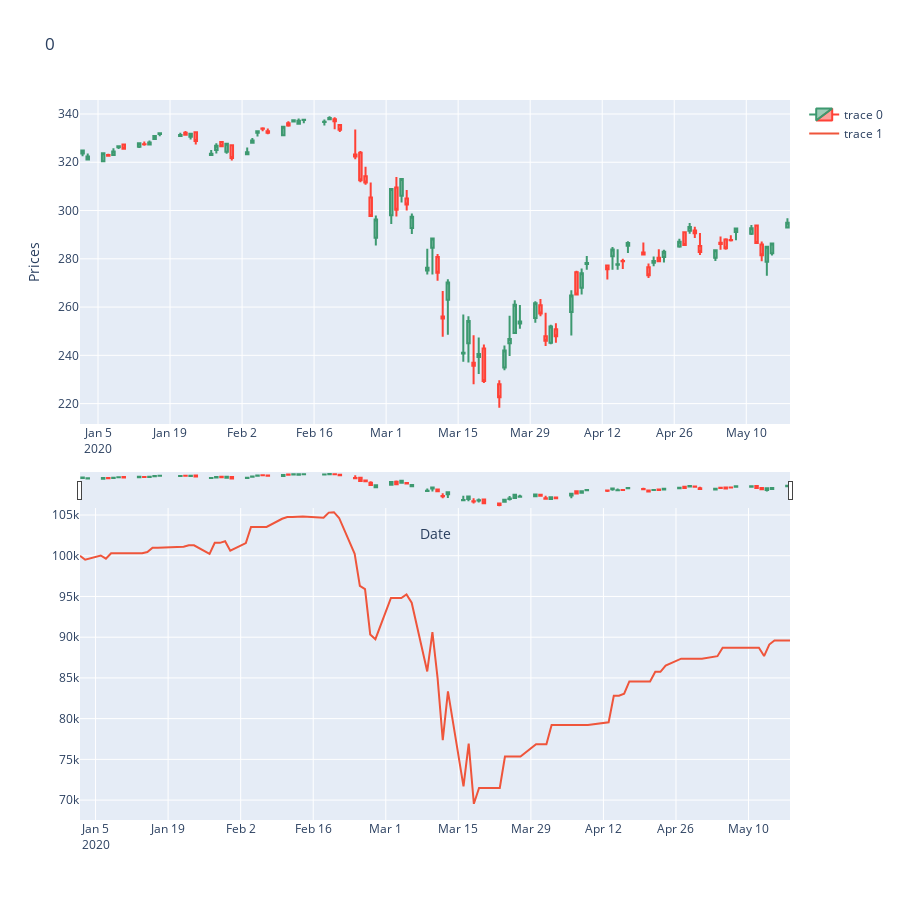

Notebook cell for this chart:
### Code cell
stock_purchase = 200
cash = 100000
stock = 0
log = []

for i in range(len(df)):
        if cash > 0 and stock < 500 and df["low"][i] <= df['3_SMA_l'][i] <= df['high'][i]:
                # buy
                stock += stock_purchase
                cash -= stock_purchase * df['3_SMA_l'][i]    
        elif stock and df["low"][i] <= df['3_SMA_h'][i] <= df['high'][i]:
                # sell
                cash += stock * df['3_SMA_h'][i]
                stock = 0
        equity = cash + stock * df['close'][i]
        log.append(equity)

fig = make_subplots(rows=2, cols=1, shared_xaxes=False, vertical_spacing=0.1)

# include candlestick with rangeselector
fig.append_trace(go.Candlestick(x=df['timestamp'], open=df['open'], high=df['high'], 
low=df['low'], close=df['close']), row=1, col=1)

fig.append_trace(go.Scatter(x=df['timestamp'],y=log), 
        row=2, col=1)

fig.update_xaxes(row=1, col=1, rangeslider_thickness=0.05)
fig.update_layout(title= stock,
                      width=900, height=900,
                      xaxis_title='Date',
                      yaxis_title='Prices')
fig.show()
